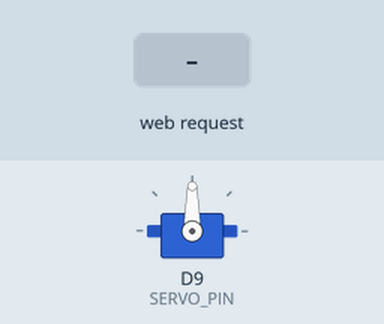
Bench run of a sketch on a simulated Arduino Uno R4 WiFi. Shown: servo. Inputs (shaded band) come from the test bench. WiFi joins after 1.5 s; servers stay silent unless stated; what the sketch prints to the serial monitor is not drawn.

Above: at 2.7 s.
2.8 s: HTTP request GET /set?ang= received
At 3.2 s:
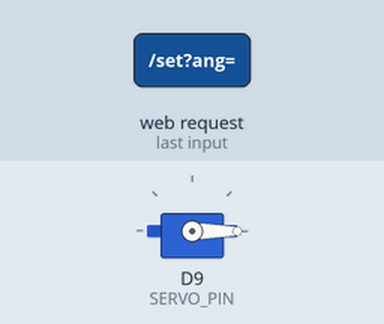
Timing chart, 0 to 5.8 s (numbered marks = the images above; inputs shaded):
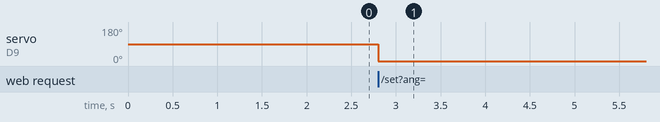

The sketch:

ServoWiFiJoystick.ino
```cpp
/*
  ============================================================
   R4 SERVO CONTROL - Joystick WiFi
  ============================================================
   Arduino UNO R4 WiFi + Servo posicional controlado desde
   una pagina web con joystick tactil.

   CONEXION DEL SERVO:
     - Señal (naranja/amarillo) -> pin D9
     - VCC (rojo)               -> alimentacion externa 5V
     - GND (marron/negro)       -> GND comun con el Arduino

   Antes de subir el codigo, completa tu SSID y PASSWORD
   de tu red WiFi de casa mas abajo.
  ============================================================
*/

#include <WiFiS3.h>
#include <Servo.h>

// ======== CONFIGURA TU WIFI ACA ========
const char* ssid     = "TU_WIFI";
const char* password = "TU_PASSWORD";
// ========================================

WiFiServer server(80);
Servo miServo;
int angulo = 90;

const int SERVO_PIN = 9;

void setup() {
  Serial.begin(115200);

  miServo.attach(SERVO_PIN);
  miServo.write(angulo);

  Serial.print("Conectando a ");
  Serial.println(ssid);

  WiFi.begin(ssid, password);
  int intentos = 0;
  while (WiFi.status() != WL_CONNECTED && intentos < 30) {
    delay(500);
    Serial.print(".");
    intentos++;
  }

  if (WiFi.status() == WL_CONNECTED) {
    Serial.println();
    Serial.print("Conectado! IP: ");
    Serial.println(WiFi.localIP());
  } else {
    Serial.println();
    Serial.println("No se pudo conectar. Revisa SSID/PASSWORD.");
  }

  server.begin();
}

void loop() {
  WiFiClient client = server.available();
  if (!client) return;

  String reqLine = "";
  while (client.connected() && client.available()) {
    char c = client.read();
    reqLine += c;
    if (c == '\n') break;
  }

  // Descartar el resto de los headers rapido
  while (client.available()) client.read();

  if (reqLine.indexOf("GET /set?ang=") != -1) {
    int idx = reqLine.indexOf("ang=") + 4;
    int fin = reqLine.indexOf(' ', idx);
    int nuevoAngulo = reqLine.substring(idx, fin).toInt();
    nuevoAngulo = constrain(nuevoAngulo, 0, 180);
    angulo = nuevoAngulo;
    miServo.write(angulo);

    client.println("HTTP/1.1 200 OK");
    client.println("Content-Type: text/plain");
    client.println("Access-Control-Allow-Origin: *");
    client.println("Connection: close");
    client.println();
    client.print(angulo);
  } else {
    // Servir la pagina principal
    client.println("HTTP/1.1 200 OK");
    client.println("Content-Type: text/html");
    client.println("Connection: close");
    client.println();
    client.print(paginaHTML());
  }

  delay(1);
  client.stop();
}

String paginaHTML() {
  String html = R"rawliteral(
<!DOCTYPE html>
<html lang="es">
<head>
<meta charset="UTF-8">
<meta name="viewport" content="width=device-width, initial-scale=1.0">
<title>R4 Servo Control</title>
<style>
  * { box-sizing: border-box; margin: 0; padding: 0; }
  body {
    min-height: 100vh;
    display: flex;
    align-items: center;
    justify-content: center;
    font-family: 'Segoe UI', system-ui, sans-serif;
    background: radial-gradient(circle at 20% 20%, #1e0b3f, #05010f 70%);
    color: #fff;
    overflow: hidden;
    user-select: none;
  }
  body::before, body::after{
    content:"";
    position:fixed;
    width:400px; height:400px;
    border-radius:50%;
    filter: blur(90px);
    opacity:0.35;
    z-index:0;
  }
  body::before{ background:#8a2be2; top:-100px; left:-100px; }
  body::after{ background:#00e5ff; bottom:-120px; right:-100px; }

  .card {
    position: relative;
    z-index: 1;
    width: 340px;
    padding: 28px 26px 34px;
    border-radius: 24px;
    background: rgba(255,255,255,0.06);
    backdrop-filter: blur(18px);
    border: 1px solid rgba(255,255,255,0.12);
    box-shadow: 0 20px 50px rgba(0,0,0,0.5);
    text-align: center;
  }

  .logo {
    display: flex;
    align-items: center;
    justify-content: center;
    gap: 10px;
    margin-bottom: 4px;
  }
  .logo svg { width: 34px; height: 34px; }
  .logo-text {
    font-size: 22px;
    font-weight: 700;
    letter-spacing: 0.5px;
    background: linear-gradient(90deg, #b26bff, #4dd8ff);
    -webkit-background-clip: text;
    background-clip: text;
    color: transparent;
  }
  .subtitle {
    font-size: 12px;
    color: #a9a3c2;
    margin-bottom: 22px;
    letter-spacing: 1px;
    text-transform: uppercase;
  }

  .angle-display {
    font-size: 46px;
    font-weight: 800;
    margin-bottom: 4px;
    text-shadow: 0 0 18px rgba(138,43,226,0.7);
  }
  .angle-label {
    font-size: 11px;
    color: #a9a3c2;
    margin-bottom: 20px;
    letter-spacing: 2px;
  }

  .joystick-wrap {
    display: flex;
    justify-content: center;
    margin-bottom: 10px;
  }
  .joystick-base {
    position: relative;
    width: 220px;
    height: 220px;
    border-radius: 50%;
    background: radial-gradient(circle at 35% 30%, rgba(255,255,255,0.08), rgba(255,255,255,0.02));
    border: 1px solid rgba(255,255,255,0.15);
    box-shadow: inset 0 6px 18px rgba(0,0,0,0.5), 0 0 40px rgba(138,43,226,0.15);
    touch-action: none;
  }
  .joystick-track {
    position:absolute;
    top:50%; left:10px; right:10px;
    height:2px;
    background: rgba(255,255,255,0.12);
  }
  .joystick-knob {
    position: absolute;
    width: 64px;
    height: 64px;
    border-radius: 50%;
    top: 50%;
    left: 50%;
    transform: translate(-50%, -50%);
    background: linear-gradient(145deg, #b26bff, #6f2fd6);
    box-shadow: 0 8px 20px rgba(138,43,226,0.6), inset 0 2px 6px rgba(255,255,255,0.4);
    cursor: grab;
    transition: box-shadow 0.15s;
  }
  .joystick-knob:active { cursor: grabbing; box-shadow: 0 4px 30px rgba(0,229,255,0.7); }

  .status {
    margin-top: 18px;
    font-size: 11px;
    color: #6fffb0;
    display: flex;
    align-items: center;
    justify-content: center;
    gap: 6px;
  }
  .dot {
    width: 8px; height: 8px;
    border-radius: 50%;
    background: #6fffb0;
    box-shadow: 0 0 8px #6fffb0;
    animation: pulse 1.4s infinite;
  }
  @keyframes pulse {
    0%,100% { opacity: 1; }
    50% { opacity: 0.3; }
  }
</style>
</head>
<body>
  <div class="card">
    <div class="logo">
      <svg viewBox="0 0 64 64" fill="none" xmlns="http://www.w3.org/2000/svg">
        <circle cx="32" cy="32" r="30" stroke="url(#g1)" stroke-width="3"/>
        <path d="M32 14 L36 24 L28 24 Z" fill="url(#g1)"/>
        <circle cx="32" cy="32" r="8" fill="url(#g1)"/>
        <defs>
          <linearGradient id="g1" x1="0" y1="0" x2="64" y2="64" gradientUnits="userSpaceOnUse">
            <stop stop-color="#b26bff"/>
            <stop offset="1" stop-color="#4dd8ff"/>
          </linearGradient>
        </defs>
      </svg>
      <div class="logo-text">R4 ServoWave</div>
    </div>
    <div class="subtitle">Control WiFi</div>

    <div class="angle-display" id="angleDisplay">90&deg;</div>
    <div class="angle-label">ANGULO ACTUAL</div>

    <div class="joystick-wrap">
      <div class="joystick-base" id="base">
        <div class="joystick-track"></div>
        <div class="joystick-knob" id="knob"></div>
      </div>
    </div>

    <div class="status"><span class="dot"></span> Conectado</div>
  </div>

<script>
  const base = document.getElementById('base');
  const knob = document.getElementById('knob');
  const angleDisplay = document.getElementById('angleDisplay');

  const radius = 78; // recorrido maximo del knob desde el centro
  let dragging = false;
  let lastSent = -1;
  let sendTimer = null;

  function setKnob(x) {
    knob.style.transform = `translate(calc(-50% + ${x}px), -50%)`;
  }

  function xToAngle(x) {
    // x va de -radius a +radius -> angulo de 0 a 180
    const t = (x + radius) / (radius * 2);
    return Math.round(t * 180);
  }

  function enviarAngulo(ang) {
    if (ang === lastSent) return;
    lastSent = ang;
    fetch('/set?ang=' + ang).catch(() => {});
  }

  function handleMove(clientX) {
    const rect = base.getBoundingClientRect();
    let x = clientX - (rect.left + rect.width / 2);
    x = Math.max(-radius, Math.min(radius, x));
    setKnob(x);
    const ang = xToAngle(x);
    angleDisplay.textContent = ang + '\u00b0';

    clearTimeout(sendTimer);
    sendTimer = setTimeout(() => enviarAngulo(ang), 40);
  }

  function releaseKnob() {
    dragging = false;
  }

  // Mouse
  knob.addEventListener('mousedown', () => dragging = true);
  window.addEventListener('mousemove', (e) => { if (dragging) handleMove(e.clientX); });
  window.addEventListener('mouseup', releaseKnob);

  // Touch
  knob.addEventListener('touchstart', (e) => { dragging = true; e.preventDefault(); }, {passive:false});
  window.addEventListener('touchmove', (e) => {
    if (dragging) { handleMove(e.touches[0].clientX); e.preventDefault(); }
  }, {passive:false});
  window.addEventListener('touchend', releaseKnob);

  // Posicion inicial centrada (90 grados)
  setKnob(0);
</script>
</body>
</html>
)rawliteral";
  return html;
}
```

Measured:
- after the input at 2.8 s, servo on D9 (SERVO_PIN): 90° → 0° at once
